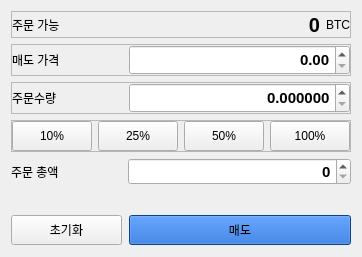
               <widget class="QWidget" name="page_2">
                <layout class="QVBoxLayout" name="verticalLayout_11">
                 <item>
                  <widget class="QFrame" name="frame_28">
                   <property name="frameShape">
                    <enum>QFrame::StyledPanel</enum>
                   </property>
                   <property name="frameShadow">
                    <enum>QFrame::Raised</enum>
                   </property>
                   <layout class="QHBoxLayout" name="horizontalLayout_26" stretch="0,2,0">
                    <property name="leftMargin">
                     <number>0</number>
                    </property>
                    <property name="topMargin">
                     <number>1</number>
                    </property>
                    <property name="rightMargin">
                     <number>0</number>
                    </property>
                    <property name="bottomMargin">
                     <number>0</number>
                    </property>
                    <item>
                     <widget class="QLabel" name="label_29">
                      <property name="layoutDirection">
                       <enum>Qt::LeftToRight</enum>
                      </property>
                      <property name="styleSheet">
                       <string notr="true"/>
                      </property>
                      <property name="text">
                       <string>주문 가능</string>
                      </property>
                     </widget>
                    </item>
                    <item>
                     <widget class="QLabel" name="sell_orderable_1">
                      <property name="font">
                       <font>
                        <pointsize>15</pointsize>
                        <weight>75</weight>
                        <bold>true</bold>
                       </font>
                      </property>
                      <property name="text">
                       <string>0</string>
                      </property>
                      <property name="alignment">
                       <set>Qt::AlignRight|Qt::AlignTrailing|Qt::AlignVCenter</set>
                      </property>
                     </widget>
                    </item>
                    <item>
                     <widget class="QLabel" name="sell_ticker_1">
                      <property name="layoutDirection">
                       <enum>Qt::LeftToRight</enum>
                      </property>
                      <property name="text">
                       <string>BTC</string>
                      </property>
                      <property name="alignment">
                       <set>Qt::AlignLeading|Qt::AlignLeft|Qt::AlignVCenter</set>
                      </property>
                     </widget>
                    </item>
                   </layout>
                  </widget>
                 </item>
                 <item>
                  <widget class="QFrame" name="frame_29">
                   <property name="frameShape">
                    <enum>QFrame::StyledPanel</enum>
                   </property>
                   <property name="frameShadow">
                    <enum>QFrame::Raised</enum>
                   </property>
                   <layout class="QHBoxLayout" name="horizontalLayout_29" stretch="1,2">
                    <property name="leftMargin">
                     <number>0</number>
                    </property>
                    <property name="topMargin">
                     <number>0</number>
                    </property>
                    <property name="rightMargin">
                     <number>0</number>
                    </property>
                    <property name="bottomMargin">
                     <number>0</number>
                    </property>
                    <item>
                     <widget class="QLabel" name="label_39">
                      <property name="text">
                       <string>매도 가격</string>
                      </property>
                     </widget>
                    </item>
                    <item>
                     <widget class="QDoubleSpinBox" name="sell_price_1">
                      <property name="minimumSize">
                       <size>
                        <width>34</width>
                        <height>30</height>
                       </size>
                      </property>
                      <property name="font">
                       <font>
                        <pointsize>11</pointsize>
                        <weight>75</weight>
                        <bold>true</bold>
                       </font>
                      </property>
                      <property name="alignment">
                       <set>Qt::AlignRight|Qt::AlignTrailing|Qt::AlignVCenter</set>
                      </property>
                      <property name="showGroupSeparator" stdset="0">
                       <bool>true</bool>
                      </property>
                      <property name="prefix">
                       <string/>
                      </property>
                      <property name="decimals">
                       <number>2</number>
                      </property>
                      <property name="minimum">
                       <double>0.000000000000000</double>
                      </property>
                      <property name="maximum">
                       <double>1000000000000000.000000000000000</double>
                      </property>
                      <property name="value">
                       <double>0.000000000000000</double>
                      </property>
                     </widget>
                    </item>
                   </layout>
                  </widget>
                 </item>
                 <item>
                  <widget class="QFrame" name="frame_30">
                   <property name="frameShape">
                    <enum>QFrame::StyledPanel</enum>
                   </property>
                   <property name="frameShadow">
                    <enum>QFrame::Raised</enum>
                   </property>
                   <layout class="QHBoxLayout" name="horizontalLayout_8" stretch="1,2">
                    <property name="leftMargin">
                     <number>0</number>
                    </property>
                    <property name="topMargin">
                     <number>0</number>
                    </property>
                    <property name="rightMargin">
                     <number>0</number>
                    </property>
                    <property name="bottomMargin">
                     <number>0</number>
                    </property>
                    <item>
                     <widget class="QLabel" name="label_40">
                      <property name="text">
                       <string>주문수량</string>
                      </property>
                     </widget>
                    </item>
                    <item>
                     <widget class="QDoubleSpinBox" name="sell_volume_1">
                      <property name="minimumSize">
                       <size>
                        <width>34</width>
                        <height>30</height>
                       </size>
                      </property>
                      <property name="font">
                       <font>
                        <pointsize>11</pointsize>
                        <weight>75</weight>
                        <bold>true</bold>
                       </font>
                      </property>
                      <property name="alignment">
                       <set>Qt::AlignRight|Qt::AlignTrailing|Qt::AlignVCenter</set>
                      </property>
                      <property name="showGroupSeparator" stdset="0">
                       <bool>true</bool>
                      </property>
                      <property name="prefix">
                       <string/>
                      </property>
                      <property name="decimals">
                       <number>6</number>
                      </property>
                      <property name="minimum">
                       <double>0.000000000000000</double>
                      </property>
                      <property name="maximum">
                       <double>1000000000000000.000000000000000</double>
                      </property>
                      <property name="value">
                       <double>0.000000000000000</double>
                      </property>
                     </widget>
                    </item>
                   </layout>
                  </widget>
                 </item>
                 <item>
                  <widget class="QFrame" name="frame_31">
                   <property name="frameShape">
                    <enum>QFrame::StyledPanel</enum>
                   </property>
                   <property name="frameShadow">
                    <enum>QFrame::Raised</enum>
                   </property>
                   <layout class="QHBoxLayout" name="horizontalLayout_22">
                    <property name="leftMargin">
                     <number>0</number>
                    </property>
                    <property name="topMargin">
                     <number>0</number>
                    </property>
                    <property name="rightMargin">
                     <number>0</number>
                    </property>
                    <property name="bottomMargin">
                     <number>0</number>
                    </property>
                    <item>
                     <widget class="QPushButton" name="sell_ten_1">
                      <property name="minimumSize">
                       <size>
                        <width>0</width>
                        <height>30</height>
                       </size>
                      </property>
                      <property name="text">
                       <string>10%</string>
                      </property>
                     </widget>
                    </item>
                    <item>
                     <widget class="QPushButton" name="sell_twenty_fifth_1">
                      <property name="minimumSize">
                       <size>
                        <width>0</width>
                        <height>30</height>
                       </size>
                      </property>
                      <property name="text">
                       <string>25%</string>
                      </property>
                     </widget>
                    </item>
                    <item>
                     <widget class="QPushButton" name="sell_fifty_1">
                      <property name="minimumSize">
                       <size>
                        <width>0</width>
                        <height>30</height>
                       </size>
                      </property>
                      <property name="text">
                       <string>50%</string>
                      </property>
                     </widget>
                    </item>
                    <item>
                     <widget class="QPushButton" name="sell_hundred_1">
                      <property name="minimumSize">
                       <size>
                        <width>0</width>
                        <height>30</height>
                       </size>
                      </property>
                      <property name="text">
                       <string>100%</string>
                      </property>
                     </widget>
                    </item>
                   </layout>
                  </widget>
                 </item>
                 <item>
                  <widget class="QFrame" name="horizontalFrame_16">
                   <layout class="QHBoxLayout" name="horizontalLayout_23" stretch="1,2">
                    <property name="leftMargin">
                     <number>0</number>
                    </property>
                    <property name="topMargin">
                     <number>0</number>
                    </property>
                    <property name="rightMargin">
                     <number>0</number>
                    </property>
                    <property name="bottomMargin">
                     <number>0</number>
                    </property>
                    <item>
                     <widget class="QLabel" name="label_13">
                      <property name="text">
                       <string>주문 총액</string>
                      </property>
                     </widget>
                    </item>
                    <item>
                     <widget class="QDoubleSpinBox" name="sell_total_price_1">
                      <property name="maximumSize">
                       <size>
                        <width>16777215</width>
                        <height>30</height>
                       </size>
                      </property>
                      <property name="font">
                       <font>
                        <pointsize>11</pointsize>
                        <weight>75</weight>
                        <bold>true</bold>
                       </font>
                      </property>
                      <property name="alignment">
                       <set>Qt::AlignRight|Qt::AlignTrailing|Qt::AlignVCenter</set>
                      </property>
                      <property name="showGroupSeparator" stdset="0">
                       <bool>true</bool>
                      </property>
                      <property name="decimals">
                       <number>0</number>
                      </property>
                      <property name="maximum">
                       <double>1000000000000000019884624838656.000000000000000</double>
                      </property>
                     </widget>
                    </item>
                   </layout>
                  </widget>
                 </item>
                 <item>
                  <widget class="QFrame" name="horizontalFrame_2">
                   <layout class="QHBoxLayout" name="horizontalLayout_11"/>
                  </widget>
                 </item>
                 <item>
                  <widget class="QFrame" name="horizontalFrame_17">
                   <layout class="QHBoxLayout" name="horizontalLayout_24" stretch="1,2">
                    <property name="spacing">
                     <number>7</number>
                    </property>
                    <property name="leftMargin">
                     <number>0</number>
                    </property>
                    <property name="topMargin">
                     <number>0</number>
                    </property>
                    <property name="rightMargin">
                     <number>0</number>
                    </property>
                    <property name="bottomMargin">
                     <number>1</number>
                    </property>
                    <item>
                     <widget class="QPushButton" name="sell_reset_1">
                      <property name="minimumSize">
                       <size>
                        <width>0</width>
                        <height>30</height>
                       </size>
                      </property>
                      <property name="styleSheet">
                       <string notr="true"/>
                      </property>
                      <property name="text">
                       <string>초기화</string>
                      </property>
                     </widget>
                    </item>
                    <item>
                     <widget class="QPushButton" name="sell_sell_btn_1">
                      <property name="minimumSize">
                       <size>
                        <width>0</width>
                        <height>30</height>
                       </size>
                      </property>
                      <property name="styleSheet">
                       <string notr="true">QPushButton {	
	background-color:#115dcb;
}
QPushButton:pressed {	
	/*background-color: rgb(60, 60, 60);*/
	background-color: #124ca0;
}
QPushButton:hover{
	background-color: #0e4799;
}
</string>
                      </property>
                      <property name="text">
                       <string>매도</string>
                      </property>
                     </widget>
                    </item>
                   </layout>
                  </widget>
                 </item>
                </layout>
               </widget>
